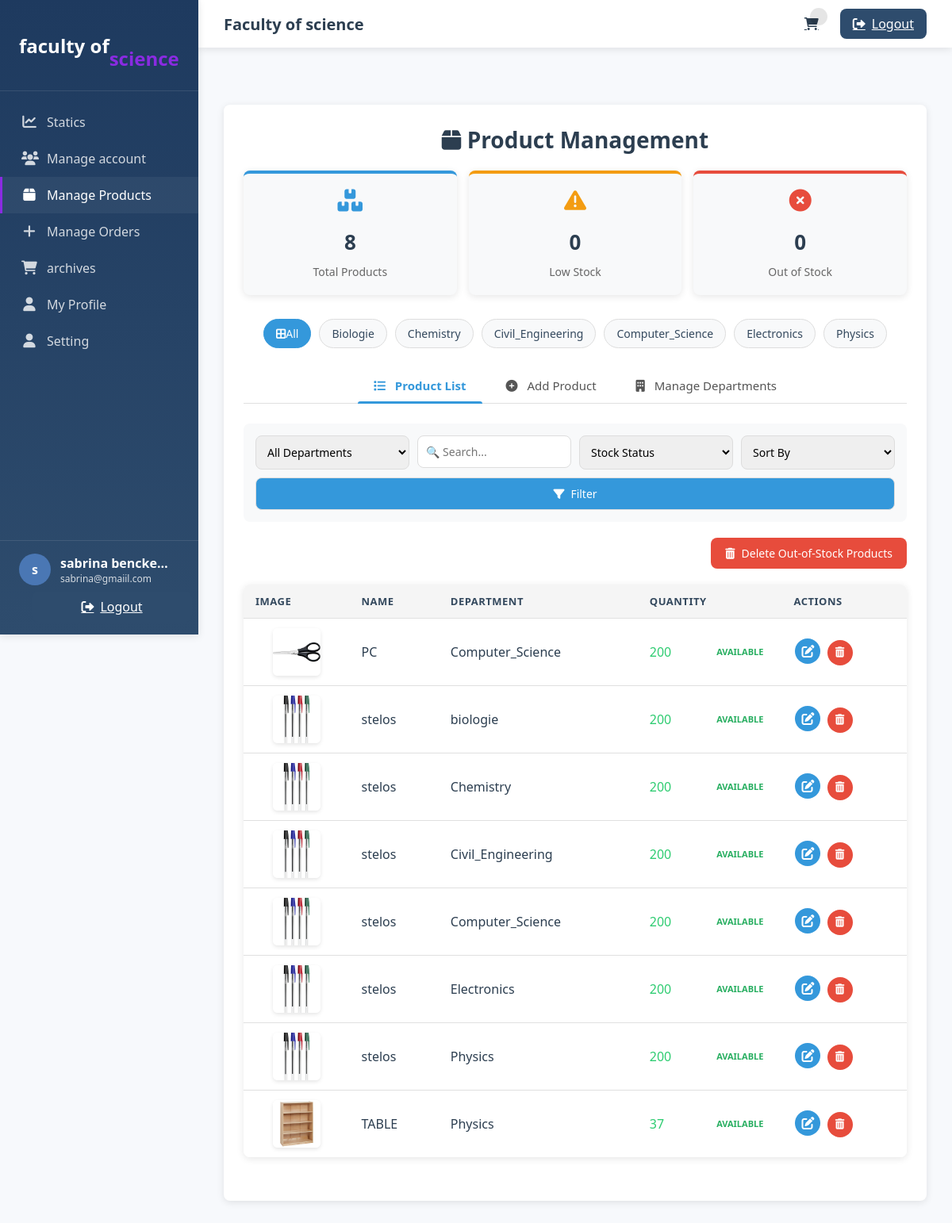
Page /php/products.php (signed in) on the committed database.
### tables this page shows
CREATE TABLE IF NOT EXISTS `user_info` (
  `id` int NOT NULL AUTO_INCREMENT,
  `name` varchar(100) NOT NULL,
  `email` varchar(100) NOT NULL,
  `password` varchar(100) NOT NULL,
  `approved` tinyint(1) DEFAULT '0',
  `type` varchar(50) DEFAULT NULL,
  `speciality` varchar(50) NOT NULL,
  `status` enum('pending','approved','rejected') DEFAULT 'pending',
  `registration_date` datetime DEFAULT CURRENT_TIMESTAMP,
  `approval_date` datetime DEFAULT NULL,
  `department_id` int DEFAULT NULL,
  `is_active` tinyint(1) NOT NULL DEFAULT '1',
  PRIMARY KEY (`id`)
);

CREATE TABLE IF NOT EXISTS `products` (
  `id` int NOT NULL AUTO_INCREMENT,
  `name` varchar(100) NOT NULL,
  `image` varchar(100) NOT NULL,
  `speciality` varchar(50) NOT NULL,
  `quantity` int NOT NULL,
  `department_id` int DEFAULT NULL,
  `created_at` timestamp NULL DEFAULT CURRENT_TIMESTAMP,
  PRIMARY KEY (`id`)
);

### php/products.php (the view, shortened to what this page needs)
<?php
include 'config.php';
include 'sidebar.php';
$where = "WHERE 1=1";
$order_by = "ORDER BY name ASC";
$items_per_page = 10;
$page = isset($_GET['page']) ? intval($_GET['page']) : 1;
$start_from = ($page - 1) * $items_per_page;
$products_query = "SELECT * FROM products $where $order_by LIMIT $start_from, $items_per_page";
$products = mysqli_query($conn, $products_query);
$departments = mysqli_query($conn, "SELECT DISTINCT speciality,
                                  (SELECT COUNT(*) FROM products WHERE speciality = d.speciality) as product_count
                                  FROM departement d
                                  ORDER BY speciality ASC");
$total_products_count = mysqli_fetch_assoc(mysqli_query($conn, "SELECT COUNT(*) as count FROM products"))['count'];
$out_of_stock_count = mysqli_fetch_assoc(mysqli_query($conn, "SELECT COUNT(*) as count FROM products WHERE quantity = 0"))['count'];
$low_stock_count = mysqli_fetch_assoc(mysqli_query($conn, "SELECT COUNT(*) as count FROM products WHERE quantity > 0 AND quantity <= 5"))['count'];
?>
<!DOCTYPE html>
<html lang="en">
<head>
    <link rel="stylesheet" href="https://cdnjs.cloudflare.com/ajax/libs/font-awesome/6.0.0/css/all.min.css">
</head>
<body>
<div class="section">
    <h2><i class="fas fa-box"></i> Product Management</h2>
    <div class="stats-container">
        <div class="stat-box">
            <i class="fas fa-boxes"></i>
            <span class="stat-value"><?= $total_products_count ?></span>
            <span class="stat-label">Total Products</span>
        </div>
        <div class="stat-box warning">
            <i class="fas fa-exclamation-triangle"></i>
            <span class="stat-value"><?= $low_stock_count ?></span>
            <span class="stat-label">Low Stock</span>
        </div>
        <div class="stat-box danger">
            <i class="fas fa-times-circle"></i>
            <span class="stat-value"><?= $out_of_stock_count ?></span>
            <span class="stat-label">Out of Stock</span>
        </div>
    </div>
    <div class="department-menu">
        <a href="products.php" class="dept-btn <?= !isset($_GET['speciality']) ? 'active' : '' ?>">
            <i class="fas fa-border-all"></i> All
        </a>
        <?php mysqli_data_seek($departments, 0); while ($d = mysqli_fetch_assoc($departments)): ?>
            <a href="products.php?speciality=<?= urlencode($d['speciality']) ?>"
               class="dept-btn <?= (isset($_GET['speciality']) && $_GET['speciality'] == $d['speciality']) ? 'active' : '' ?>">
                <?= ucfirst($d['speciality']) ?>
            </a>
        <?php endwhile; ?>
    </div>
    <div class="tabs">
        <button class="tab-btn active" onclick="openTab('list')"><i class="fas fa-list"></i> Product List</button>
        <button class="tab-btn" onclick="openTab('add')"><i class="fas fa-plus-circle"></i> Add Product</button>
        <button class="tab-btn" onclick="openTab('departments')"><i class="fas fa-building"></i> Manage Departments</button>
    </div>
    <div id="list" class="tab-content">
        <form method="GET" class="filter-form">
            <div class="filter-group">
                <select name="speciality">
                    <option value="">All Departments</option>
                </select>
            </div>
            <div class="filter-group">
                <input type="text" name="search" placeholder="🔍 Search..." value="<?= htmlspecialchars($_GET['search'] ?? '') ?>">
            </div>
            <div class="filter-group">
                <select name="stock_filter">
                    <option value="">Stock Status</option>
                </select>
            </div>
            <div class="filter-group">
                <select name="sort">
                    <option value="">Sort By</option>
                </select>
            </div>
            <button type="submit" class="btn-blue"><i class="fas fa-filter"></i> Filter</button>
        </form>
        <div class="bulk-actions">
            <form method="POST" onsubmit="return confirm('Delete all out-of-stock products?')">
                <button type="submit" name="remove_zero_quantity" class="btn-danger">
                    <i class="fas fa-trash-alt"></i> Delete Out-of-Stock Products
                </button>
            </form>
        </div>
        <div class="table-responsive">
            <table class="styled-table">
                <thead>
                    <tr>
                        <th>Image</th>
                        <th>Name</th>
                        <th>Department</th>
                        <th>Quantity</th>
                        <th>Actions</th>
                    </tr>
                </thead>
                <tbody>
                    <?php
                    if (mysqli_num_rows($products) > 0):
                        while ($p = mysqli_fetch_assoc($products)) :
                    ?>
                        <tr class="product-row" data-id="<?= $p['id']; ?>">
                            <td>
                                <a href="<?= htmlspecialchars($p['image']); ?>" target="_blank" class="image-preview">
                                    <img src="<?= htmlspecialchars($p['image']); ?>" alt="<?= htmlspecialchars($p['name']); ?>" height="60">
                                </a>
                            </td>
                            <td><?= htmlspecialchars($p['name']); ?></td>
                            <td><?= htmlspecialchars($p['speciality']); ?></td>
                            <td class="quantity-cell <?= $p['quantity'] <= 0 ? 'out-of-stock' : ($p['quantity'] <= 5 ? 'low-stock' : 'in-stock'); ?>">
                                <?= $p['quantity']; ?>
                                <?php if ($p['quantity'] <= 0): ?>
                                    <span class="stock-badge critical">Out of Stock</span>
                                <?php elseif ($p['quantity'] <= 5): ?>
                                    <span class="stock-badge warning">Low Stock</span>
                                <?php else: ?>
                                    <span class="stock-badge success">available</span>
                                <?php endif; ?>
                            </td>
                            <td class="actions-cell">
                                <a href="edit_product.php?id=<?= $p['id']; ?>" class="btn-action edit" title="Edit">
                                    <i class="fas fa-edit"></i>
                                </a>
                                <form method="POST" class="inline-form" onsubmit="return confirm('Are you sure you want to delete this product?')">
                                    <button type="submit" name="delete_product" class="btn-action delete" title="Delete">
                                        <i class="fas fa-trash-alt"></i>
                                    </button>
                                </form>
                            </td>
                        </tr>
                    <?php
                        endwhile;
                    else:
                    ?>
                        <tr>
                            <td colspan="5" class="no-results">No products found</td>
                        </tr>
                    <?php endif; ?>
                </tbody>
            </table>
        </div>
    </div>
</div>
</body>
</html>

### php/sidebar.php (shortened to what this page needs)
<?php
include 'top.php';
$user_id = $_SESSION['user_id'];
$select_user = mysqli_query($conn, "SELECT * FROM user_info WHERE id = '$user_id'") or die('query failed');
$fetch_user = mysqli_fetch_assoc($select_user);
$currentPage = basename($_SERVER['PHP_SELF']);
?>
<!DOCTYPE html>
<html lang="en">
<head>
    <link rel="stylesheet" href="https://cdnjs.cloudflare.com/ajax/libs/font-awesome/6.0.0-beta3/css/all.min.css">
    <link rel="stylesheet" href="../css/main.css">
    <link rel="stylesheet" href="https://cdnjs.cloudflare.com/ajax/libs/font-awesome/6.5.0/css/all.min.css">
</head>
<div class="sidebar" id="sidebar">
    <div class="sidebar-header">
        <div class="logo">  faculty of  <br> <span> <span></span> <br>   science</span></div>
    </div>
    <div class="sidebar-nav">
    <?php if ($fetch_user['type'] == 'admin') : ?>
    <a href="admin_dashboard.php" class="nav-item <?php if ($currentPage == 'admin_dashboard.php') echo 'active'; ?>">
        <i class="fas fa-chart-line"></i>
        <span>Statics</span>
    </a>
<?php endif; ?>
        <a href="admin_approval.php" class="nav-item">
            <i class="fas fa-users"></i>
            <span>Manage account</span>
        </a>
        <a href="products.php" class="nav-item <?php if ($currentPage == 'products.php') echo 'active'; ?>">
    <i class="fas fa-box"></i>
    <span> Manage Products</span>
</a>
<a href="admin_orders.php" class="nav-item <?php if ($currentPage == 'admin_orders.php') echo 'active'; ?>">
    <i class="fas fa-plus"></i>
    <span>Manage Orders</span>
</a>
        <a href="archives.php" class="nav-item">
            <i class="fas fa-shopping-cart"></i>
            <span>archives</span>
        </a>
        <a href="profile.php" class="nav-item">
            <i class="fas fa-user"></i>
            <span>My Profile</span>
        </a>
        <a href="update.profile.php" class="nav-item">
            <i class="fas fa-user"></i>
            <span>Setting</span>
        </a>
    </div>
    <div class="sidebar-footer">
        <div class="user-info">
            <div class="user-avatar">
                <?php echo substr($fetch_user['name'] ?? 'User', 0, 1); ?>
            </div>
            <div class="user-details">
                <div class="user-name"><?php echo $fetch_user['name'] ?? 'User'; ?></div>
                <div class="user-email"><?php echo $fetch_user['email'] ?? 'email@example.com'; ?></div>
            </div>
        </div>
        <a href="index.php?logout=<?php echo $user_id; ?>" onclick="return confirm('Are you sure you want to logout?');"
            class="logout-btn" style="width: 100%; justify-content: center;">
            <i class="fas fa-sign-out-alt"></i>
            <span>Logout</span>
        </a>
    </div>
</div>
<div class="main-content" id="main-content">

### css/main.css (style rules this page uses)
:root { --primary: #2e4c6d; --primary-dark: #1e3a5f; --primary-light: #4a77b4; --accent: blueviolet; --background: #f7f9fc; --text: #2c3e50; --text-light: #64748b; --error: #e74c3c; --success: #27ae60; --border: #e2e8f0; --shadow: 0 4px 6px -1px rgba(0, 0, 0, 0.1), 0 2px 4px -1px rgba(0, 0, 0, 0.06); --radius: 0.5rem; }
* { margin: 0; padding: 0; box-sizing: border-box; font-family: 'Segoe UI', Tahoma, Geneva, Verdana, sans-serif; }
body { background-color: var(--background); color: var(--text); min-height: 100vh; overflow-x: hidden; }
.sidebar { width: 250px; background: linear-gradient(180deg, var(--primary-dark) 0%, var(--primary) 100%); color: white; height: 100vh; position: fixed; left: 0; top: 0; z-index: 100; transition: all 0.3s ease; box-shadow: var(--shadow); }
.sidebar-header { padding: 1.5rem; border-bottom: 1px solid rgba(255, 255, 255, 0.1); }
.logo { font-size: 1.5rem; font-weight: 700; display: flex; align-items: center; }
.logo span { color: blueviolet; }
.sidebar-nav { padding: 1rem 0; }
.nav-item { padding: 0.75rem 1.5rem; display: flex; align-items: center; color: rgba(255, 255, 255, 0.8); text-decoration: none; transition: all 0.2s ease; border-left: 3px solid transparent; }
.nav-item:hover, .nav-item.active { background-color: rgba(255, 255, 255, 0.05); color: white; border-left: 3px solid var(--accent); }
.nav-item i { margin-right: 0.75rem; font-size: 1.1rem; width: 20px; text-align: center; }
.sidebar-footer { position: absolute; bottom: 0; width: 100%; padding: 1rem 1.5rem; border-top: 1px solid rgba(255, 255, 255, 0.1); }
.user-info { display: flex; align-items: center; margin-bottom: 0.5rem; }
.user-avatar { width: 40px; height: 40px; border-radius: 50%; background-color: var(--primary-light); display: flex; align-items: center; justify-content: center; margin-right: 0.75rem; font-weight: bold; }
.user-details { flex: 1; overflow: hidden; }
.user-name { font-weight: 600; white-space: nowrap; overflow: hidden; text-overflow: ellipsis; }
.user-email { font-size: 0.75rem; opacity: 0.8; white-space: nowrap; overflow: hidden; text-overflow: ellipsis; }
.main-content { flex: 1; margin-left: 250px; padding: 70px 2rem 2rem; transition: all 0.3s ease; }
.logout-btn { background-color: var(--primary); color: white; border: none; padding: 0.5rem 1rem; border-radius: var(--radius); margin-left: 1rem; cursor: pointer; display: flex; align-items: center; transition: background-color 0.2s ease; }
.logout-btn i { margin-right: 0.5rem; }
.section { background-color: white; border-radius: var(--radius); box-shadow: var(--shadow); margin-bottom: 2rem; overflow: hidden; }

### rows in the picture
user_info: name "s", name "sabrina bencke…", email "sabrina@gmaiil.com"
products: image (picture), name "PC", speciality "Computer_Science", quantity "200", shows "AVAILABLE"
products: image (picture), name "stelos", speciality "biologie", quantity "200", shows "AVAILABLE"
products: image (picture), name "stelos", speciality "Chemistry", quantity "200", shows "AVAILABLE"
products: image (picture), name "stelos", speciality "Civil_Engineering", quantity "200", shows "AVAILABLE"
products: image (picture), name "stelos", speciality "Computer_Science", quantity "200", shows "AVAILABLE"
products: image (picture), name "stelos", speciality "Electronics", quantity "200", shows "AVAILABLE"
products: image (picture), name "stelos", speciality "Physics", quantity "200", shows "AVAILABLE"
products: image (picture), name "TABLE", speciality "Physics", quantity "37", shows "AVAILABLE"

### other values in the picture
$total_products_count "8"
$low_stock_count "0"
$out_of_stock_count "0"
$d['speciality'] "Biologie"
$d['speciality'] "Chemistry"
$d['speciality'] "Civil_Engineering"
$d['speciality'] "Computer_Science"
$d['speciality'] "Electronics"
$d['speciality'] "Physics"
